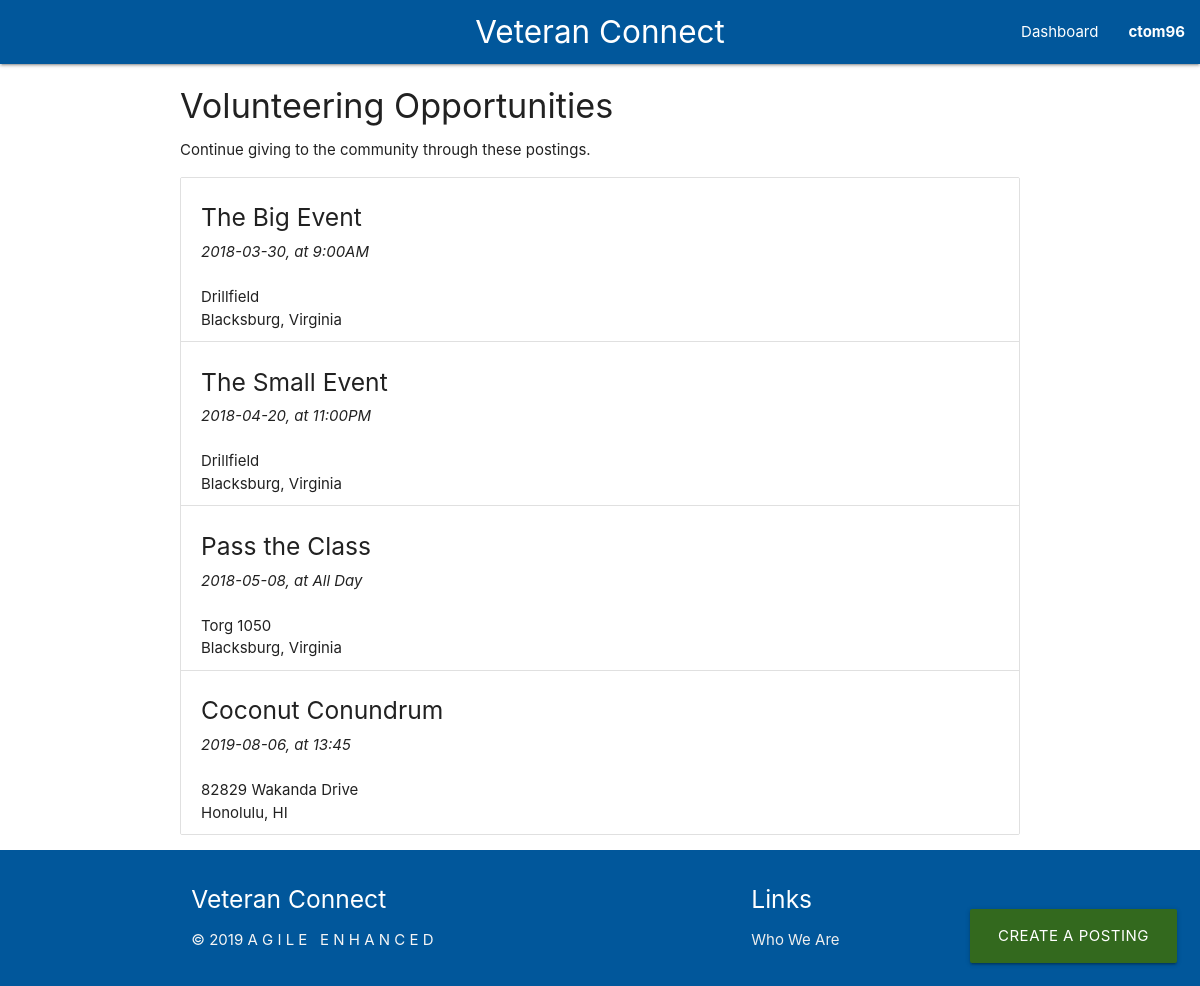
Page /service/ (signed in) on the committed database.
### tables this page shows
CREATE TABLE users (
    user_id INTEGER PRIMARY KEY AUTOINCREMENT,
    username TEXT UNIQUE NOT NULL,
    password TEXT NOT NULL,
    firstName TEXT,
    lastName TEXT, 
    email TEXT,
    isEmployer INTEGER
);

CREATE TABLE community_service_events (
    event_id INTEGER PRIMARY KEY AUTOINCREMENT,
    name TEXT NOT NULL,
    date TEXT NOT NULL, 
    time TEXT,
    street_address TEXT,
    city TEXT,
    state TEXT,
    zipcode INTEGER
);

### community_service.py (the view)
@service.route('/', methods=['GET'])
def show_service():
    row = db.get_all_services()
    service = [convert_event(x) for x in row]
    if service is not None:
        session["service"] = service
    return render_template('community_service.html')

### auth.py (called while the page is built)
@auth.before_app_request
def load_logged_in_user():
    user_id = session.get('user_id')
    if user_id is None:
        g.user = None
    else:
        g.user = db.get_user_by_id(user_id)

### community_service.py (called while the page is built)
def convert_event(row):
    event = {
        'name': row['name'],
        'date': row['date'],
        'time': row['time'],
        'street_address': row['street_address'],
        'city': row['city'],
        'state': row['state'],
        'zipcode': row['zipcode'],
    }
    return event

### db.py (called while the page is built)
def get_db():
    if 'db' not in g:
        g.db = sqlite3.connect(
            current_app.config['DATABASE'],
            detect_types=sqlite3.PARSE_DECLTYPES
        )
        g.db.row_factory = sqlite3.Row
    return g.db

def query_db(query, args=(), one=False):
    cur = get_db().execute(query, args)
    rv = cur.fetchall()
    cur.close()
    return (rv[0] if rv else None) if one else rv

def get_user_by_id(user_id):
    return get_db().execute('SELECT * FROM users WHERE user_id = ?', (user_id,)).fetchone()

def get_all_services():
    try:
        return query_db('SELECT * FROM community_service_events')
    except Exception as e:
        print "could not get all services:", e

### templates/community_service.html (shortened to what this page needs)
{% extends 'base.html' %}
{% block content %}
<div class="container">
    <h4>Volunteering Opportunities</h4>
    <p>Continue giving to the community through these postings.</p>
    <div class="fixed-action-btn">
        <a class="btn btn-large light-green darken-4" href="/service/create">
            Create a Posting
        </a>
    </div>
    <ul class="collection">
        {% if session["service"] %}
            {% for event in session["service"] %}
                <li class="collection-item">
                    <h5>{{event['name']}}</h5>
                    <i>{{event['date']}}, at {{event['time']}}</i>
                    <br><br>
                    <span>{{event['street_address']}}</span><br>
                    <span>{{event['city']}}, {{event['state']}}</span>
                </li>
            {% endfor %}
        {% endif %}
    </ul>
</div>
{% endblock %}

### templates/base.html (shortened to what this page needs)
<!DOCTYPE html>
<html lang="en">
<head>
    <link rel="stylesheet" type="text/css" href="/static/css/materialize.css">
    <link rel="stylesheet" type="text/css" href="/static/css/custom.css">
</head>
<body>
    <header>
        <nav>
            <div class="nav-wrapper light-blue darken-4">
                <a href="/" class="brand-logo center" id="veteran-connect-logo">Veteran Connect</a>
                <ul id="nav-mobile" class="right hide-on-med-and-down">
                    {% if session['user_id'] %}
                    <li><a href="/dashboard">Dashboard</a></li>
                    {% else %}
                    <li><a href="/login">Sign In</a></li>
                    <li><a href="/register">Register</a></li>
                    {% endif %}
                    <li>
                        <a class="dropdown-trigger" href="#!" data-target="nav-dropdown">
                            {% if session['user_id'] %}
                            {{session['username']}}
                            {% else %}
                            Anonymous
                            {% endif %}
                        </a>
                    </li>
                </ul>
            </div>
        </nav>
    </header>
    <main>
        {% block content %}{% endblock %}
    </main>
    <footer class="page-footer light-blue darken-4">
        <div class="container light-blue darken-4">
          <div class="row">
            <div class="col l6 s12">
              <h5 class="white-text">Veteran Connect</h5>
              <p class="grey-text text-lighten-4" style="white-space: pre;">© 2019 A G I L E   E N H A N C E D </p>
            </div>
            <div class="col l4 offset-l2 s12">
              <h5 class="white-text">Links</h5>
              <ul>
                <li><a class="grey-text text-lighten-3" href="/about_us">Who We Are</a></li>
              </ul>
            </div>
          </div>
        </div>
    </footer>
</body>
</html>

### static/css/custom.css (style rules this page uses)
.dropdown-trigger { font-weight: bold; }

### rows in the picture
users: username "ctom96"
community_service_events: name "The Big Event", date "2018-03-30", time "9:00AM", street_address "Drillfield", city "Blacksburg", state "Virginia"
community_service_events: name "The Small Event", date "2018-04-20", time "11:00PM", street_address "Drillfield", city "Blacksburg", state "Virginia"
community_service_events: name "Pass the Class", date "2018-05-08", time "All Day", street_address "Torg 1050", city "Blacksburg", state "Virginia"
community_service_events: name "Coconut Conundrum", date "2019-08-06", time "13:45", street_address "82829 Wakanda Drive", city "Honolulu", state "HI"
